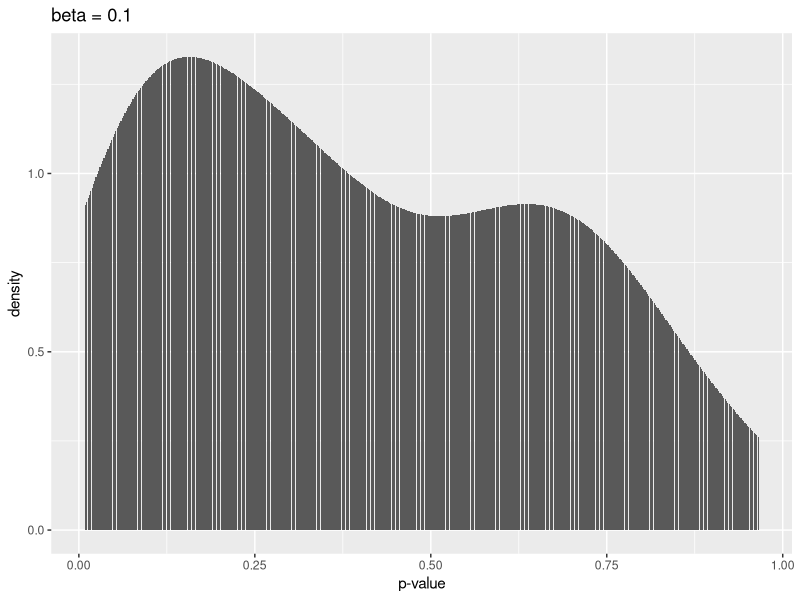
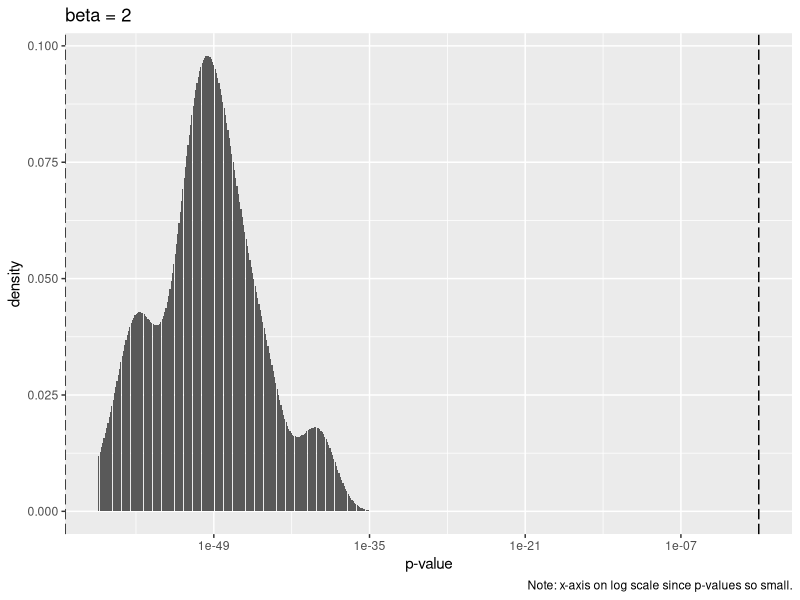
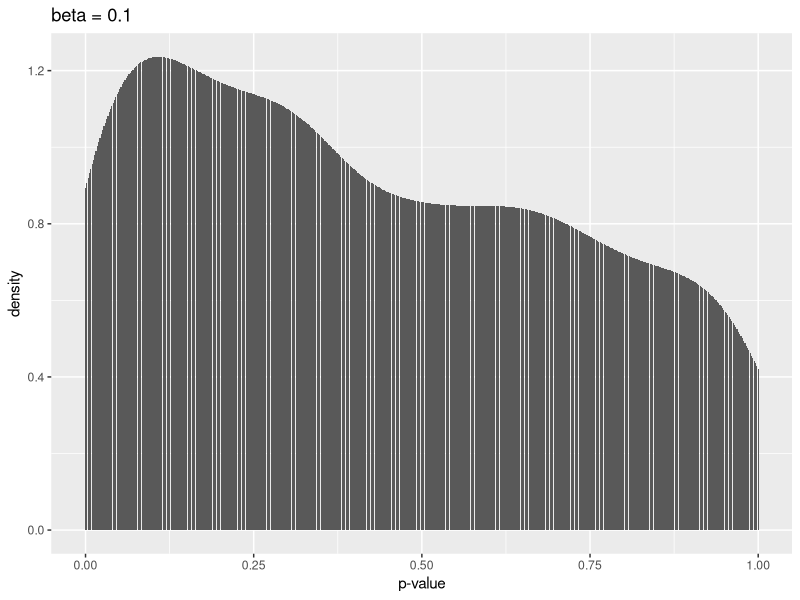
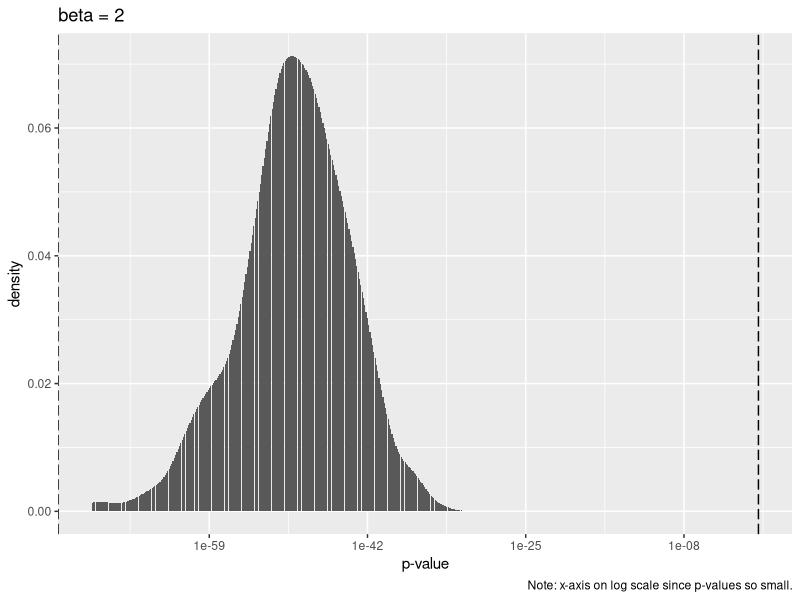
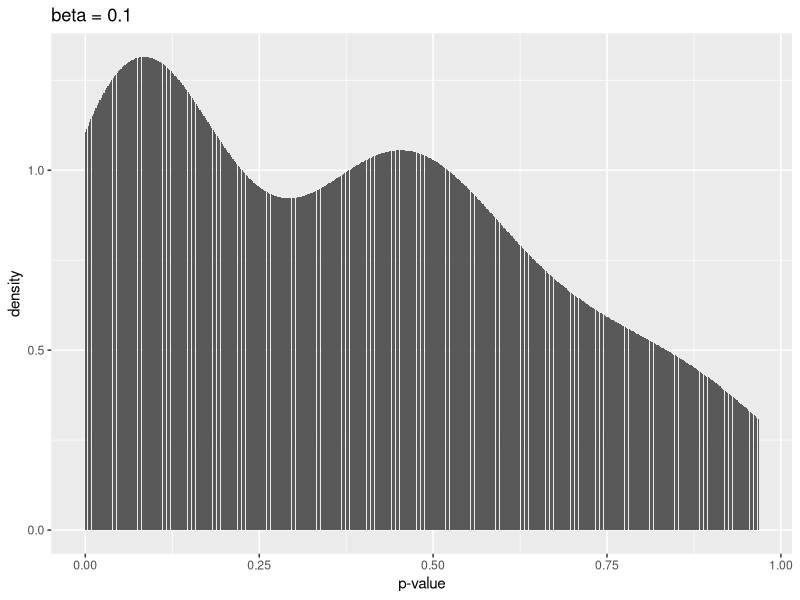
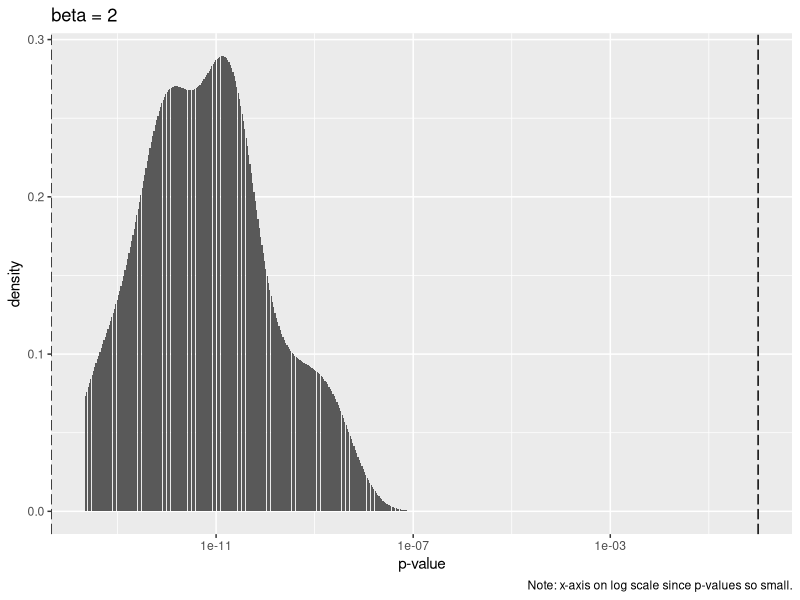
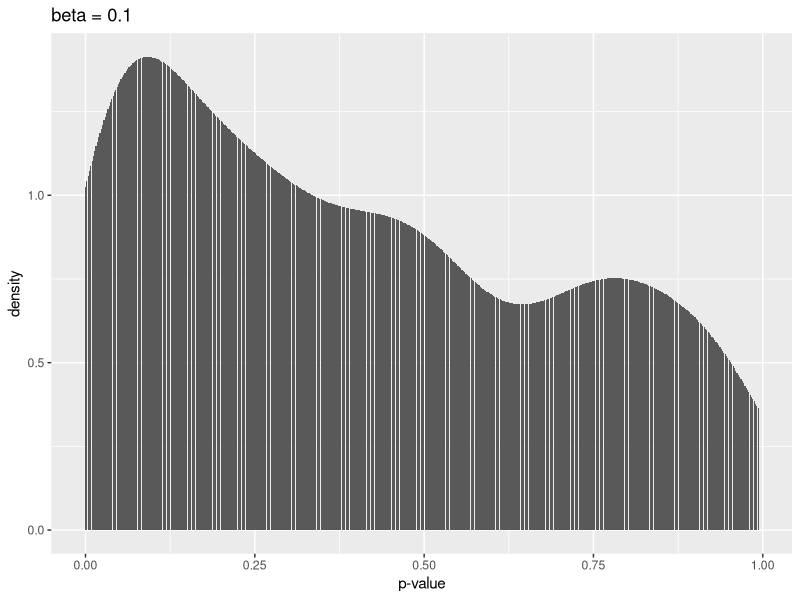
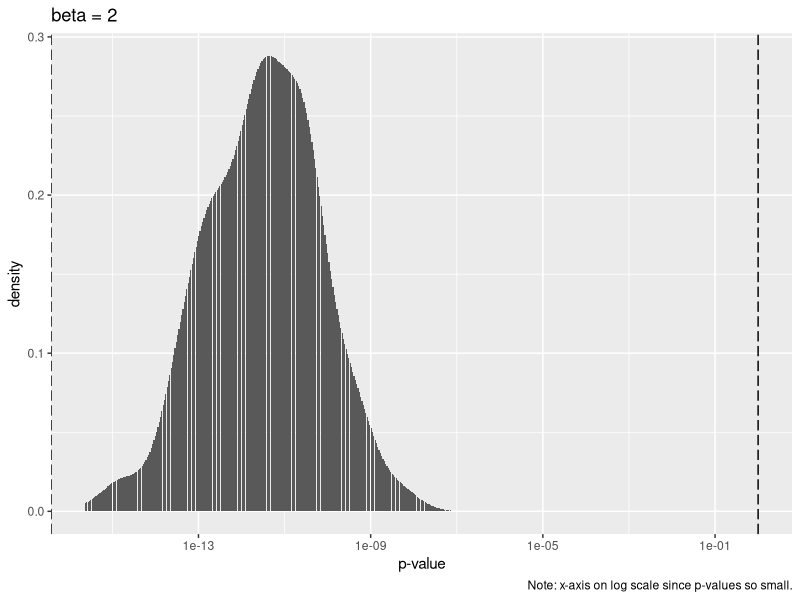

Reproduce these figures in R, in order.
## ---- chunk 1
library(tidyverse)
library(ggplot2)
## ---- chunk 2
set.seed(4321)
err <- data.frame(rnorm(1000, mean=0, sd=2))
number <- data.frame(1:1000)
rand_key <- data.frame(runif(1000))
names(rand_key) <- 'rand_key'
names(err)<-'err'
names(number) <- 'number'
sample <- cbind(err,number,rand_key)
## ---- chunk 3
m <- median(as.numeric(rand_key$rand_key))
sample <- sample%>%
  mutate(D = case_when(rand_key > m ~ 1, 
                       rand_key < m~ 0))
nrow(sample%>%filter(D==1))/nrow(sample)
nrow(sample%>%filter(D==0))/nrow(sample)
## ---- chunk 4
beta = 0.1
sample <- sample%>%
  mutate(Y1 = D*beta+err)

beta = 2
sample <- sample%>%
  mutate(Y2 = D*beta+err)
## ---- chunk 5
#beta = 0.1
ols1 <- lm(Y1~D, data = sample)
p1 <- summary(ols1)$coefficients[2,4] 
paste0("The p value is ",p1)
b1 <- summary(ols1)$coefficients[2,1]
paste0("The point estimate of beta is ", b1)
## ---- chunk 6
#beta = 2
ols2 <- lm(Y2~D, data = sample)
p2 <- summary(ols2)$coefficients[2,4] 
paste0("The p value is ",p2)
b2 <- summary(ols2)$coefficients[2,1]
paste0("The point estimate of beta is ", b2)
## ---- chunk 7
reg <- function(x){
  res <- data.frame(0,0,0,0,0,0,0,0,0)[-1,]
  for(i in 1:x){
    err0 <- data.frame(rnorm(1000, mean=0, sd=2))
    number0 <- data.frame(1:1000)
    rand_key0 <- data.frame(runif(1000))
    names(rand_key0) <- 'rand_key'
    names(err0)<-'err'
    names(number0) <- 'number'
    sample0 <- cbind(err0,number0,rand_key0)
    
    m0 <- median(as.numeric(rand_key0$rand_key))
    sample0 <- sample0%>%
      mutate(D = case_when(rand_key0 > m0 ~ 1, 
                           rand_key0 < m0~ 0))
    
    beta = 0.1
    sample0 <- sample0%>%
      mutate(Y1 = D*beta+err)
    
    beta = 2
    sample0 <- sample0%>%
      mutate(Y2 = D*beta+err)
    
    ef1 <- abs(mean((sample0%>%filter(D==1))$Y1)-mean((sample0%>%filter(D==0))$Y1))/sd(err0$err)
    pwr1 <- ef1*sqrt(1000/var(err0$err))*sqrt(0.5*(1-0.5))-0.05
    #print(pwr1)
    ef2 <- abs(mean((sample0%>%filter(D==1))$Y2)-mean((sample0%>%filter(D==0))$Y2))/sd(err0$err)
    pwr2 <- ef2*sqrt(1000/var(err0$err))*sqrt(0.5*(1-0.5))-0.05
    
    ols01 <- lm(Y1~D, data = sample0)
    p01 <- summary(ols01)$coefficients[2,4] 
    b01 <- summary(ols01)$coefficients[2,1]
    
    ols02 <- lm(Y2~D, data = sample0)
    p02 <- summary(ols02)$coefficients[2,4] 
    b02 <- summary(ols02)$coefficients[2,1]
    
    row <- c(i,p01,p02,b01,b02,ef1,pwr1,ef2,pwr2)
    res <- rbind(res,row)
  }
  names(res) <- c('num','p1','p2','b1','b2','ef1','pwr1','ef2','pwr2')
  return(res)
}


plot_l <- function(data){
  p <- data%>%
    ggplot() +
    geom_histogram(aes(x = p1),stat='density')+
    labs(title = 'beta = 0.1')+
    xlab('p-value')+
    ylab('density')
  
  p
}

plot_h <- function(data){
  p <- data%>%
    ggplot() +
    geom_histogram(aes(x = p2),stat='density')+
    labs(title = 'beta = 2')+
    xlab('p-value')+
    ylab('density')
  
  p
}
## ---- chunk 8
res <- reg(50)
plot_l(res)
plot_h(res) +
  geom_vline(xintercept = c(0, 1), linetype = "longdash") + 
    scale_x_log10()  +
  labs(caption = "Note: x-axis on log scale since p-values so small.")

  
## ---- chunk 9
res <- reg(500)
plot_l(res)
plot_h(res) +
    geom_vline(xintercept = c(0, 1), linetype = "longdash") + 
    scale_x_log10()  +
  labs(caption = "Note: x-axis on log scale since p-values so small.")

## ---- chunk 10
reg_l <- function(x){
  res <- data.frame(0,0,0,0,0,0,0,0,0)[-1,]
  for(i in 1:x){
    err0 <- data.frame(rnorm(1000, mean=0, sd=2))
    number0 <- data.frame(1:1000)
    rand_key0 <- data.frame(runif(1000))
    names(rand_key0) <- 'rand_key'
    names(err0)<-'err'
    names(number0) <- 'number'
    sample0 <- cbind(err0,number0,rand_key0)
    sample0 <- sample0[order(sample0$rand_key),]
    sample0 <- sample0%>%mutate(school_rand_key = 999)
    for(j in 1:20){
      m_lb = j*50-49
      m_ub = 50*j
      rand = runif(1)
      for(m in m_lb:m_ub){
        sample0[m,4] = rand
      }
      
    }
    sample0 <- sample0[order(sample0$school_rand_key),]
    trt = runif(1)
    if(trt>0.5){
      sample0 <- sample0%>%
      mutate(D=c(rep(1,500),rep(0,500)))
    }else{sample0 <- sample0%>%
      mutate(D=c(rep(0,500),rep(1,500)))}

    beta = 0.1
    sample0 <- sample0%>%
      mutate(Y1 = D*beta+err)
    
    beta = 2
    sample0 <- sample0%>%
      mutate(Y2 = D*beta+err)
    
    sample0 <- sample0%>%
      group_by(school_rand_key)%>%
      mutate(avg1 = mean(Y1))%>%
      mutate(avg2 = mean(Y2))%>%
      mutate(err00 = mean(err))%>%
      ungroup()
    
    new_sample <- sample0%>%
      select(avg1,avg2,D,err00)
    new_sample <- unique(new_sample)
    
    ef1 <- abs(mean((new_sample%>%filter(D==1))$avg1)-mean((new_sample%>%filter(D==0))$avg1))
    pwr1 <- ef1*sqrt(20/var(new_sample$err00))*sqrt(0.5*(1-0.5))-0.05
    
    ef2 <- abs(mean((new_sample%>%filter(D==1))$avg2)-mean((new_sample%>%filter(D==0))$avg2))
    pwr2 <- ef2*sqrt(20/var(new_sample$err00))*sqrt(0.5*(1-0.5))-0.05

    
    ols01 <- lm(avg1~D, data = new_sample)
    p01 <- summary(ols01)$coefficients[2,4] 
    b01 <- summary(ols01)$coefficients[2,1]
    
    ols02 <- lm(avg2~D, data = new_sample)
    p02 <- summary(ols02)$coefficients[2,4] 
    b02 <- summary(ols02)$coefficients[2,1]
    
    row <- c(i,p01,p02,b01,b02,ef1,pwr1,ef2,pwr2)
    res <- rbind(res,row)
  }
  names(res) <- c('num','p1','p2','b1','b2','ef1','pwr1','ef2','pwr2')
  return(res)
}

## ---- chunk 11
res_school1 <- reg_l(50)
plot_l(res_school1)
plot_h(res_school1) +
    geom_vline(xintercept = c(0, 1), linetype = "longdash") + 
    scale_x_log10()  +
  labs(caption = "Note: x-axis on log scale since p-values so small.")

## ---- chunk 12
res_school1 <- reg_l(500)
plot_l(res_school1)
plot_h(res_school1) +
    geom_vline(xintercept = c(0, 1), linetype = "longdash") + 
    scale_x_log10()  +
  labs(caption = "Note: x-axis on log scale since p-values so small.")

## ---- chunk 13
reg_h <- function(x){
  res <- data.frame(0,0,0,0,0,0,0,0,0)[-1,]
  for(i in 1:x){
    err0 <- data.frame(rnorm(1000, mean=0, sd=2))
    number0 <- data.frame(1:1000)
    rand_key0 <- data.frame(runif(1000))
    names(rand_key0) <- 'rand_key'
    names(err0)<-'err'
    names(number0) <- 'number'
    sample0 <- cbind(err0,number0,rand_key0)
    sample0 <- sample0[order(sample0$err),]
    sample0 <- sample0%>%mutate(school_rand_key = 999)
    for(j in 1:20){
      m_lb = j*50-49
      m_ub = 50*j
      rand = runif(1)
      for(m in m_lb:m_ub){
        sample0[m,4] = rand
      }
      
    }
    sample0 <- sample0[order(sample0$school_rand_key),]
    trt = runif(1)
    if(trt>0.5){
      sample0 <- sample0%>%
      mutate(D=c(rep(1,500),rep(0,500)))
    }else{sample0 <- sample0%>%
      mutate(D=c(rep(0,500),rep(1,500)))}

    beta = 0.1
    sample0 <- sample0%>%
      mutate(Y1 = D*beta+err)
    
    beta = 2
    sample0 <- sample0%>%
      mutate(Y2 = D*beta+err)
    
    sample0 <- sample0%>%
      group_by(school_rand_key)%>%
      mutate(avg1 = mean(Y1))%>%
      mutate(avg2 = mean(Y2))%>%
      mutate(err00 = mean(err))%>%
      ungroup()
    
    new_sample <- sample0%>%
      select(avg1,avg2,D,err00)
    new_sample <- unique(new_sample)
    
    ef1 <- abs(mean((new_sample%>%filter(D==1))$avg1)-mean((new_sample%>%filter(D==0))$avg1))
    pwr1 <- ef1*sqrt(20/var(new_sample$err00))*sqrt(0.5*(1-0.5))-0.05
    
    ef2 <- abs(mean((new_sample%>%filter(D==1))$avg2)-mean((new_sample%>%filter(D==0))$avg2))
    pwr2 <- ef2*sqrt(20/var(new_sample$err00))*sqrt(0.5*(1-0.5))-0.05

    
    ols01 <- lm(avg1~D, data = new_sample)
    p01 <- summary(ols01)$coefficients[2,4] 
    b01 <- summary(ols01)$coefficients[2,1]
    
    ols02 <- lm(avg2~D, data = new_sample)
    p02 <- summary(ols02)$coefficients[2,4] 
    b02 <- summary(ols02)$coefficients[2,1]
    
    row <- c(i,p01,p02,b01,b02,ef1,pwr1,ef2,pwr2)
    res <- rbind(res,row)
  }
  names(res) <- c('num','p1','p2','b1','b2','ef1','pwr1','ef2','pwr2')
  return(res)
}

## ---- chunk 14
res_school2 <- reg_h(50)
plot_l(res_school2)
plot_h(res_school2)
## ---- chunk 15
res_school2 <- reg_h(500)
plot_l(res_school2)
plot_h(res_school2)
## ---- chunk 16

gen_data = function(N = 1000, beta = 0.1){
  D = rbernoulli(N, p = 0.5)
  Y = beta * D + rnorm(N, 0, 4)
  df = tibble("D" = D, "Y" = Y)
  return(df)
}

assign_cluster = function(df, cluster_assignment = "random"){
  if (cluster_assignment == "random") {
    df$cluster = sample(1:20, nrow(df), replace = TRUE)
  }
  if (cluster_assignment == "ordered") {
    df = arrange(df, -Y)
    df$cluster = rep(1:20, each = nrow(df)/20)
  } 
  return(df)
}


calculate_ICC = function(df){
  anova_fit = aov(Y ~ factor(cluster), data = df)
  anova_summ = summary(anova_fit)[[1]]
  ICC = anova_summ[1, 2] / sum(anova_summ[, 2])
  return(ICC)
}



anon_function = function(x, beta = 0.1){
  sim_df = gen_data(beta = beta)
  random_cluster_df = assign_cluster(sim_df, "random")
  ordered_cluster_df = assign_cluster(sim_df, "ordered")
  ICC_random = calculate_ICC(random_cluster_df)
  ICC_ordered = calculate_ICC(ordered_cluster_df)
  res_df = tibble(
    "ICC_random" = ICC_random,
    "ICC_ordered" = ICC_ordered,
    "draw" = x
  ) 
  return(res_df)
}



simulated_draws_small = 1:500 %>% 
    map_dfr(anon_function, beta = 0.1) %>% 
  mutate(beta = 0.1)

simulated_draws_big = 1:500 %>% 
    map_dfr(anon_function, beta = 2) %>% 
  mutate(beta = 2)

simulated_draws = bind_rows(
  simulated_draws_small,
  simulated_draws_big
)

simulated_draws_long = simulated_draws %>% 
  pivot_longer(c(ICC_random, ICC_ordered), names_to = "ICC_type") %>% 
  mutate(beta = factor(beta))

ICC_summ = simulated_draws_long %>% 
  group_by(ICC_type) %>% 
  summarise(mean_value = mean(value))

simulated_draws_long %>% 
  ggplot(aes(
    x = value,
    fill = beta
  )) +
  geom_histogram(colour = "white", bins = 60) +
  facet_wrap(~ICC_type, scales = "free") +
  theme_bw()  +
  theme(legend.position = "bottom") +
  labs(title = "ICC for Ordered and Random Clusters")






